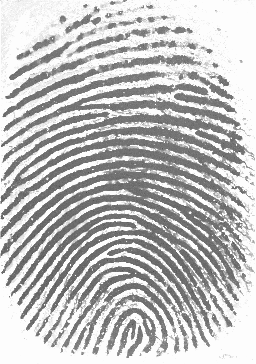
%> input picture fingerprint/CODE/3.tif, 256 x 364 px
$ octave Main.m   (GNU Octave 9; MATLAB toolbox functions it lacks are replaced by stand-ins)
%> lines starting %> are read from the running program, lines starting %| are printed output that depends on the picture; in (x1, y1, x2, y2) boxes, pixels count from 0 and x2, y2 are one past the last pixel; in counts of white or black regions, pixels touching at a corner belong together; the program's own positions count from 1
### fingerprint/CODE/fftenhance.m
function [final]=fftenhance(image,f)

I = 255-double(image);

[w,h] = size(I);


w1=floor(w/32)*32;
h1=floor(h/32)*32;

inner = zeros(w1,h1);

for i=1:32:w1
   for j=1:32:h1
      a=i+31;
      b=j+31;
      F=fft2( I(i:a,j:b) );
      factor=abs(F).^f;
      block = abs(ifft2(F.*factor));

      larv=max(block(:));
      if larv==0
         larv=1;
      end;

      block= block./larv;
      inner(i:a,j:b) = block;
   end;
end;

final=inner*255;


final=histeq(uint8(final));

### fingerprint/CODE/adaptiveThres.m
function [o] = adaptiveThres(a,W,~)

[w,h] = size(a);
o = zeros(w,h);


for i=1:W:w
for j=1:W:h
mean_thres = 0;


if i+W-1 <= w && j+W-1 <= h
   	mean_thres = mean2(a(i:i+W-1,j:j+W-1));
      mean_thres = 0.8*mean_thres;
      o(i:i+W-1,j:j+W-1) = a(i:i+W-1,j:j+W-1) < mean_thres;
end;

end;
end;

### fingerprint/CODE/direction.m
function [p,z] = direction(image,blocksize,~)

[w,h] = size(image);
direct = zeros(w,h);
gradient_times_value = zeros(w,h);
gradient_sq_minus_value = zeros(w,h);
gradient_for_bg_under = zeros(w,h);

W = blocksize;
theta = 0;
sum_value = 1;
bg_certainty = 0;

blockIndex = zeros(ceil(w/W),ceil(h/W));


times_value = 0;
minus_value = 0;

center = [];


filter_gradient = fspecial('sobel');
I_horizontal = filter2(filter_gradient,image);

filter_gradient = transpose(filter_gradient);
I_vertical = filter2(filter_gradient,image);


gradient_times_value=I_horizontal.*I_vertical;
gradient_sq_minus_value=(I_vertical-I_horizontal).*(I_vertical+I_horizontal);
gradient_for_bg_under = (I_horizontal.*I_horizontal) + (I_vertical.*I_vertical);


for i=1:W:w
    for j=1:W:h
        if j+W-1 < h & i+W-1 < w
            times_value = sum(sum(gradient_times_value(i:i+W-1, j:j+W-1)));
            minus_value = sum(sum(gradient_sq_minus_value(i:i+W-1, j:j+W-1)));
            sum_value = sum(sum(gradient_for_bg_under(i:i+W-1, j:j+W-1)));

            bg_certainty = 0;
            theta = 0;

            if sum_value ~= 0 & times_value ~=0
                bg_certainty = (times_value*times_value + minus_value*minus_value)/(W*W*sum_value);

                if bg_certainty > 0.05
                    blockIndex(ceil(i/W),ceil(j/W)) = 1;

                    tan_value = atan2(2*times_value,minus_value);


                    theta = (tan_value)/2 ;
                    theta = theta+pi/2;
                    center = [center;[round(i + (W-1)/2),round(j + (W-1)/2),theta]];
                end;
            end;
        end;
        times_value = 0;
        minus_value = 0;
        sum_value = 0;

    end;
end;

x = bwlabel(blockIndex,4);

y = bwmorph(x,'close');

z = bwmorph(y,'open');
p = bwperim(z);

### fingerprint/CODE/drawROI.m
function [roiImg,roiBound,roiArea] = drawROI(in,inBound,inArea,noShow)
%  drawROI(grayLevelFingerprintImage,ROIboundMap,ROIareaMap,flagToDisableGUI)
%  construct a ROI rectangle for the input fingerprint image and return the
%  segmented fingerprint
%  With the assumption that only one ROI region for each fingerprint image
%Honors Project 2001~2002
%wuzhili 99050056
%comp sci HKBU
%last update 19/April/2002

[iw,ih]=size(in);
tmplate = zeros(iw,ih);
[w,h] = size(inArea);
tmp=zeros(iw,ih);
%ceil(iw/16) should = w
%ceil(ih/16) should = h

left = 1;
right = h;
upper = 1;
bottom = w;

le2ri = sum(inBound);
roiColumn = find(le2ri>0);
left = min(roiColumn);
right = max(roiColumn);

tr_bound = inBound';

up2dw=sum(tr_bound);
roiRow = find(up2dw>0);
upper = min(roiRow);
bottom = max(roiRow);

%cut out the ROI region image

%show background,bound,innerArea with different gray intensity:0,100,200

for i = upper:1:bottom
   for j = left:1:right
      if inBound(i,j) == 1
         tmplate(16*i-15:16*i,16*j-15:16*j) = 200;
         tmp(16*i-15:16*i,16*j-15:16*j) = 1;

      elseif inArea(i,j) == 1 & inBound(i,j) ~=1
         tmplate(16*i-15:16*i,16*j-15:16*j) = 100;
         tmp(16*i-15:16*i,16*j-15:16*j) = 1;

      end;
   end;
end;

in=in.*tmp;


roiImg = in(16*upper-15:16*bottom,16*left-15:16*right);

roiBound = inBound(upper:bottom,left:right);
roiArea = inArea(upper:bottom,left:right);


%inner area
roiArea = im2double(roiArea) - im2double(roiBound);

### fingerprint/CODE/mark_minutia.m
function [end_list,branch_list,ridgeOrderMap,edgeWidth] = mark_minutia(in, inBound,inArea,block);
%Honors Project 2001~2002
%wuzhili 99050056
%comp sci HKBU
%last update 19/April/2002

[w,h] = size(in);

[ridgeOrderMap,totalRidgeNum] = bwlabel(in);

imageBound = inBound;
imageArea = inArea;
blkSize = block;

%innerArea = im2double(inArea)-im2double(inBound);


edgeWidth = interRidgeWidth(in,inArea,blkSize);

end_list    = [];
branch_list = [];


for n=1:totalRidgeNum
   [m,n] = find(ridgeOrderMap==n);
   b = [m,n];
   ridgeW = size(b,1);

   for x = 1:ridgeW
      i = b(x,1);
      j = b(x,2);

      %if imageArea(ceil(i/blkSize),ceil(j/blkSize)) == 1 & imageBound(ceil(i/blkSize),ceil(j/blkSize)) ~= 1
if inArea(ceil(i/blkSize),ceil(j/blkSize)) == 1
      neiborNum = 0;
      neiborNum = sum(sum(in(i-1:i+1,j-1:j+1)));
      neiborNum = neiborNum -1;


   if neiborNum == 1
		end_list =[end_list; [i,j]];

   elseif neiborNum == 3
      %if two neighbors among the three are connected directly
      %there may be three braches are counted in the nearing three cells
      tmp=in(i-1:i+1,j-1:j+1);

      tmp(2,2)=0;
      [abr,bbr]=find(tmp==1);
      t=[abr,bbr];

      if isempty(branch_list)
         branch_list = [branch_list;[i,j]];
      else

      for p=1:3
         cbr=find(branch_list(:,1)==(abr(p)-2+i) & branch_list(:,2)==(bbr(p)-2+j) );
         if ~isempty(cbr)
            p=4;
            break;
         end;
      end;

      if p==3
         branch_list = [branch_list;[i,j]];
      end;

   	end;

  	end;

	end;

end;
end;

### fingerprint/CODE/interRidgeWidth.m
function edgeDistance = interRidgeWidth(image,inROI,blocksize)
%Honors Project 2001~2002
%wuzhili 99050056
%comp sci HKBU
%last update 19/April/2002

[w,h] = size(image);

a=sum(inROI);

b=find(a>0);

c=min(b);
d=max(b);
i=round(w/5);
m=0;

for k=1:4
   m=m+sum(image(k*i,16*c:16*d));
end;
e=(64*(d-c))/m;

a=sum(inROI,2);
b=find(a>0);

c=min(b);
d=max(b);

i=round(h/5);
m=0;

for k=1:4
   m=m+sum(image(16*c:16*d,k*i));
end;
m=(64*(d-c))/m;

edgeDistance=round((m+e)/2);


### fingerprint/CODE/show_minutia.m
function show_minutia(image,end_list,branch_list);

% [31 lines of commented-out code are left out]
colormap(gray);imagesc(image);
hold on;

if ~isempty(end_list)

plot(end_list(:,2),end_list(:,1),'*r');
if size(end_list,2) == 3
   hold on
	[u,v] = pol2cart(end_list(:,3),10);
	quiver(end_list(:,2),end_list(:,1),u,v,0,'g');
end;
end;

if ~isempty(branch_list)
hold on
plot(branch_list(:,2),branch_list(:,1),'+y');
end;


### fingerprint/CODE/Main.m
clc;
clear all;
close all;

InImage1=imread('3.tif');
%> InImage1 is the input picture: size 364x256 uint8; min 70, max 253, mean 191.1
figure, imshow(InImage1)

InImage_double = 255-double(InImage1);

[Row,col,dim]=size(InImage1);
%> Row = 364; col = 256; dim = 1

Histo_Image=histeq(uint8(InImage_double));
figure, imshow(Histo_Image)

FFTImage=fftenhance(Histo_Image,0.5);
%> after the loop in fftenhance, `for i=1:32:w1`:
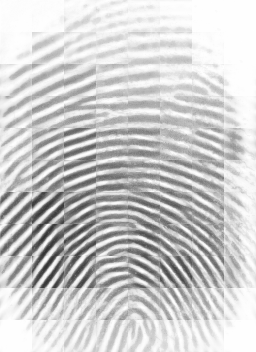
%> inner: size 352x256 double; min 0.194, max 1, mean 0.806

Binarized_Image=adaptiveThres(double(FFTImage),32);
%> after the loop in adaptiveThres, `for i=1:W:w`:
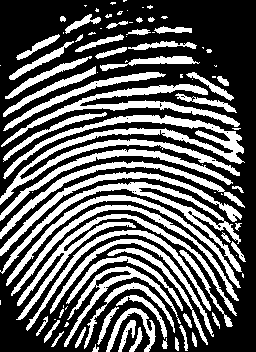
%> o: size 352x256 double; values 0 (black) and 1 (white), 37.6% white; 95 white regions (37 under 20 px), largest, box (x1, y1, x2, y2) and area: (0, 115, 245, 205) 4605, (0, 182, 242, 274) 2452, (16, 214, 237, 320) 2226

[o1Bound,o1Area]=direction(Binarized_Image,16);
%> in direction, `gradient_for_bg_under = (I_horizontal.*I_horizontal) + (I_vertical.*I_..`:
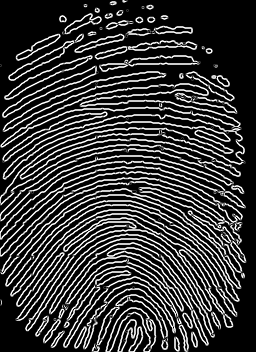
%> gradient_for_bg_under: size 352x256 double; min 0, max 20, mean 4.53; drawn with min black and max white
%> after the loop in direction, `for i=1:W:w`: bg_certainty = 0.176; center = 287 rows, first 12: [9 57 3.11; 9 89 2.76; 9 105 3.05; 9 121 2.86; 25 73 2.6; 25 89 2.67; 25 105 2.81; 25 121 3; 25 137 3.05; 25 169 0.00588; 25 185 0.0479; 25 201 1.5]; tan_value = -0.852; theta = 1.14

[o2,o1Bound,o1Area]=drawROI(Binarized_Image,o1Bound,o1Area);
%> in drawROI, `le2ri = sum(inBound);`: le2ri = [20 2 2 3 2 2 2 2 2 2 2 2 5 2 2 18]
%> in drawROI, `roiColumn = find(le2ri>0);`: roiColumn = [1 2 3 4 5 6 7 8 9 10 11 12 13 14 15 16]
%> in drawROI, `left = min(roiColumn);`: left = 1
%> in drawROI, `up2dw=sum(tr_bound);`: up2dw = 22 values, max 16 at index 22, min 2 at index 2, mean 3.18
%> in drawROI, `roiRow = find(up2dw>0);`: roiRow = 22 values from 1 to 22
%> in drawROI, `upper = min(roiRow);`: upper = 1
%> the loop in drawROI, `for i = upper:1:bottom` made 22 passes
%> after the loop in drawROI, `for i = upper:1:bottom`:
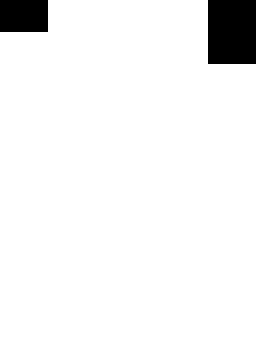
%> tmp: size 352x256 double; values 0 (black) and 1 (white), 94.9% white; 2 black regions, box (x1, y1, x2, y2) and area: (208, 0, 256, 64) 3072, (0, 0, 48, 32) 1536
%> after the loop in drawROI, `for i = upper:1:bottom`:
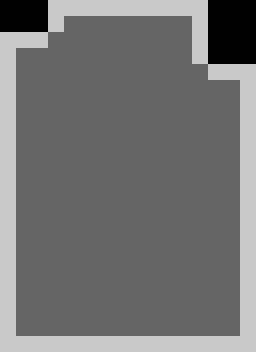
%> tmplate: size 352x256 double; min 0, max 200, mean 114.8

Thin_Image=im2double(bwmorph(o2,'thin',Inf));
%> Thin_Image: size 352x256 double; values 0 (black) and 1 (white), 7.1% white in thin lines or dots

figure, imshow(~Thin_Image)

Removed_H=im2double(bwmorph(Thin_Image,'clean'));

Removed_H=im2double(bwmorph(Removed_H,'hbreak'));
figure, imshow(~Removed_H)

[end_list1,branch_list1,ridgeMap1,edgeWidth]=mark_minutia(Removed_H,o1Bound,o1Area,16);
%> in mark_minutia, `[ridgeOrderMap,totalRidgeNum] = bwlabel(in);`:
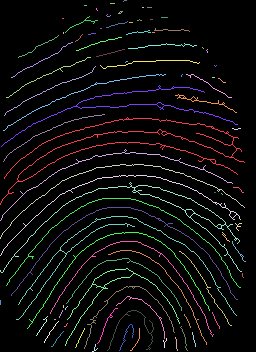
%> ridgeOrderMap: size 352x256 double; 88 distinct labels, from 0 to 87; one colour per label, 0 black
%> in mark_minutia, `[ridgeOrderMap,totalRidgeNum] = bwlabel(in);`: totalRidgeNum = 87
%> in interRidgeWidth, `a=sum(inROI);`: a = [0 18 18 19 20 20 20 20 20 20 20 20 17 16 16 0]
%> in interRidgeWidth, `b=find(a>0);`: b = [2 3 4 5 6 7 8 9 10 11 12 13 14 15]
%> in interRidgeWidth, `c=min(b);`: c = 2
%> in interRidgeWidth, `d=max(b);`: d = 15
%> the loop in interRidgeWidth, `for k=1:4` made 4 passes
%> m on passes 1 to 4: 4, 15, 36, 54
%> in interRidgeWidth, `e=(64*(d-c))/m;`: e = 15.41
%> in interRidgeWidth, `a=sum(inROI,2);`: a = 22 values, max 14 at index 6, min 0 at index 1, mean 12
%> in interRidgeWidth, `b=find(a>0);`: b = 20 values from 2 to 21
%> in interRidgeWidth, `d=max(b);`: d = 21
%> the loop in interRidgeWidth, `for k=1:4` made 4 passes
%> m on passes 1 to 4: 25, 51, 81, 107
%> in interRidgeWidth, `m=(64*(d-c))/m;`: m = 11.36
%> in interRidgeWidth, `edgeDistance=round((m+e)/2);`: edgeDistance = 13
%> the loop in mark_minutia, `for n=1:totalRidgeNum` made 87 passes
%> ridgeW on passes 1, 2, 3, 4, 5, 7, 8, 9, 10, 11, 12, 13: 824, 252, 253, 273, 465, 383, 166, 104, 95, 88, 268, 63
%> (m, n, b, ridgeW) on passes 6, 22, 24, 25, 26, 27: ([301; 302; 303; 304; 305], [1; 1; 1; 1; 1], [301 1; 302 1; 303 1; 304 1; 305 1], 5), ([320; 320], [55; 56], [320 55; 320 56], 2), ([19; 19], [63; 64], [19 63; 19 64], 2), ([33; 34], [64; 64], [33 64; 34 64], 2), ([306; 307; 308], [64; 64; 64], [306 64; 307 64; 308 64], 3), ([327; 327; 325; 326; 324], [65; 66; 67; 67; 68], [327 65; 327 66; 325 67; 326 67; 324 68], 5)
%> after the loop in mark_minutia, `for n=1:totalRidgeNum`: abr = [1; 2; 2]; bbr = [1; 1; 3]; branch_list = 146 rows, first 12: [182 18; 182 20; 135 97; 135 99; 120 126; 120 129; 133 157; 132 163; 146 163; 146 165; 134 168; 138 182]; cbr = 146; end_list = 164 rows, first 12: [138 98; 135 160; 148 161; 150 163; 134 197; 161 199; 175 238; 139 239; 192 21; 160 77; 159 181; 166 206]; m = [274; 275; 276; 277; 278]; neiborNum = 2; p = 4; t = [1 1; 2 1; 2 3]; tmp = [1 0 0; 1 0 1; 0 0 0]
%> end_list1 has the same summary as end_list in mark_minutia; branch_list1 has the same summary as branch_list in mark_minutia; edgeWidth = 13
show_minutia(~Removed_H,end_list1,branch_list1);
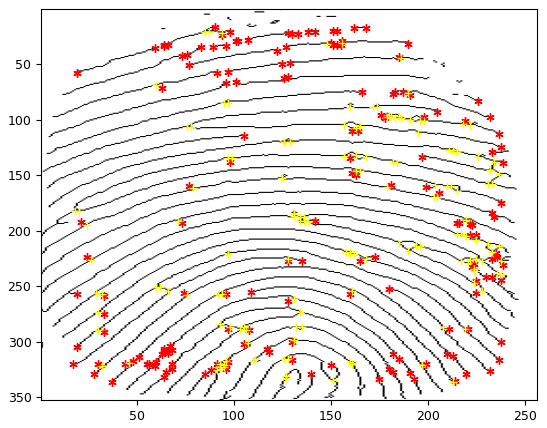
%> figure redrawn from the program's plot data
